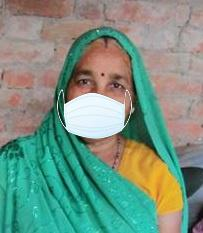
#> input picture data/with_mask/with_mask_1014.jpg, 203 x 233 px; its folder holds only this picture in this run
$ jupyter execute --allow-errors Face_Mask_Detection.ipynb
#> lines starting #> are read from the running program, lines starting #| are printed output that depends on the picture
# Face Fask Detection

## Import Data

[cell 1]
#Imports
import cv2 #import opencv
import os
import numpy as np
import matplotlib.pyplot as plt
import pickle as pl
import statistics as st
import random

[cell 2]
#Constants
FOLDER = "data/"
wm = "with_mask"
nm = "without_mask"
fp_wm =  os.path.join(FOLDER,wm)
fp_nm =  os.path.join(FOLDER,nm)

[cell 3]
print(fp_wm)

[cell 4]
print(fp_nm)

## Data Exploration

[cell 5]
#Count Number of Images
withMaskFiles = os.listdir(fp_wm)
#> (the rest of this cell did not finish here and is left out)

#> (a cell that did not finish here is left out)

### Chart showing Images with and without Masks
<p>This chart shows that there is a good balance between the images with and without mask which is promising in terms of model training</p>

[cell 7]
#Graph breakdown

label = np.array(["With Masks", "No Masks"])
#> (the rest of this cell did not finish here and is left out)

[cell 8]
# Get File Names and check attributes
withMaskFiles[0]

[cell 9]
# Use OpenCV to read file (cv2.COLOR_BGR2RGB this needed as OPENCV reverse RGB colors)
img = cv2.imread(os.path.join(fp_wm, withMaskFiles[0]))
#> img is the input picture: shape (233, 203, 3); mean B, G, R 130.2, 146.6, 119.4

[cell 10]
# Image shape 268x168 pixels, 3 color channels
img.shape
#> Out = (233, 203, 3)

[cell 11]
# Plot image #Convert from bgr to rgb
plt.imshow(cv2.cvtColor(img, cv2.COLOR_BGR2RGB))

[cell 12]
# Ok now lets check all img properties of with masks
property_wm_list = []
for img in os.listdir(fp_wm):
    img_props = cv2.imread(os.path.join(fp_wm , img))
    property_wm_list.append([img_props.shape ,img.split(".")[-1]])

<p>This shows all images in dataset are in color with 3 channels but they all vary in height and width. All photos will have to be reshaped before model training</p>

[cell 13]
# View shapes and suffix
for shape in property_wm_list:
    print(shape)

[cell 14]
# Get range of picture sizes for x
wm_min_x = min(i[0][0] for i in property_wm_list)
#> wm_min_x = 233
wm_max_x = max(i[0][0] for i in property_wm_list)
#> wm_max_x = 233
wm_mean_x = st.mean(i[0][0] for i in property_wm_list)
#> wm_mean_x = 233

[cell 15]
# Get range of picture sizes for y
wm_min_y = min(i[0][1] for i in property_wm_list)
#> wm_min_y = 203
wm_max_y = max(i[0][1] for i in property_wm_list)
#> wm_max_y = 203
wm_mean_y = st.mean(i[0][1] for i in property_wm_list)
#> wm_mean_y = 203

[cell 16]
# Ok now lets check all img properties of no mask
property_nm_list = []
#> (the rest of this cell did not finish here and is left out)

<p>This shows all images in no masks folder of dataset are also in color with 3 channels but they all vary in height and width. All photos will have to be reshaped before model training</p>

[cell 17]
# View shapes and suffix
for shape in property_nm_list:
    print(shape)

#> (a cell that did not finish here is left out)

#> (a cell that did not finish here is left out)

### Chart showing difference in size of photo in With Mask set
<p>This chart highlights that all images will have to be uniformly reshaped to fit input layer of model</p>

[cell 20]
# Plot max and min of with and with mask
label = np.array(["Min X", "Max X", "Mean X", "Min Y", "Max Y", "Mean Y"])
value = np.array([wm_min_x, wm_max_x, wm_mean_x, wm_min_y, wm_max_y, wm_mean_y])
#> value = [233, 233, 233, 203, 203, 203]

# Define colors for max, min, and mean bars
colors = ['blue', 'green', 'red', 'green', 'blue', 'red']

# Set the size of the figure
plt.figure(figsize=(12, 8))

# Plotting
fig, ax = plt.subplots()
bars = ax.bar(label, value, color=colors)

# Adding value labels to the bars
for bar, val in zip(bars, value):
    ax.text(bar.get_x() + bar.get_width() / 2, bar.get_height(), str(round(val, 2)),
            ha='center', va='bottom')

plt.title("Images Max, Min and Mean X and Y for With masks")
plt.show()
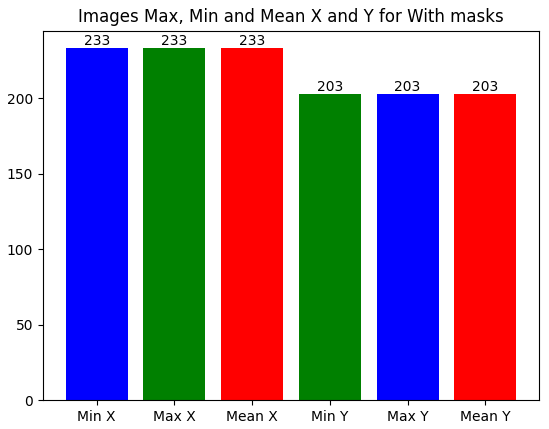
#> figure drawn by matplotlib, 1 panel

### Chart showing difference in size of photo in Without Mask set
<p>This chart highlights that all images will have to be uniformly reshaped to fit input layer of model</p>

[cell 21]
# Plot max and min of with and with out mask
label = np.array(["Min X", "Max X", "Mean X", "Min Y", "Max Y", "Mean Y"])
#> (the rest of this cell did not finish here and is left out)

## Data Preprocessing

### Create function to size data to input layer
<p>Guide for setting up CNN training data from https://neptune.ai/blog/transfer-learning-guide-examples-for-images-and-text-in-keras</p>

[cell 22]
training_data = []
sub_folders = os.listdir(FOLDER)
for folder in sub_folders:
    path = os.path.join(FOLDER, folder)
    classes = sub_folders.index(folder) #0,1 -> label for binary classification
    for img in os.listdir(path):
        # Read to array
        img_arr = cv2.imread(os.path.join(path,img))
        torgb = cv2.cvtColor(img_arr,cv2.COLOR_BGR2RGB)
        resize = cv2.resize(torgb,(225,225))
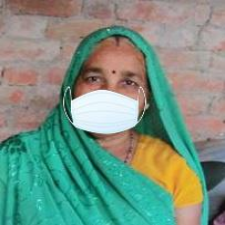
#> resize: shape (225, 225, 3); mean R, G, B 119.3, 146.4, 130.1
        training_data.append([resize, classes])
        break
print(training_data)
#> (printed output is left out)

[cell 23]
def create_training_data(pixelWidth, pixelHeight,folder):
#> called with pixelWidth = 224, pixelHeight = 224, folder = 'data/'
    training_data = []
    sub_folders = os.listdir(FOLDER)
    for folder in sub_folders:
        path = os.path.join(FOLDER, folder)
        classes = sub_folders.index(folder) #0,1 -> label for binary classification
        for img in os.listdir(path):
            try:
                # Read to array
                img_arr = cv2.imread(os.path.join(path,img))
                # BGR to RGB
                torgb = cv2.cvtColor(img_arr,cv2.COLOR_BGR2RGB)
                # Resize
                resize = cv2.resize(torgb,(pixelWidth,pixelHeight))
#> resize: shape (224, 224, 3)
                # Place in array
                training_data.append([resize, classes])
            except Exception as e:
                pass
    return training_data

[cell 24]
# Test function
td = []
td = create_training_data(224,224,FOLDER)
#> td = 1 item

[cell 25]
len(td)
#> Out = 1

[cell 26]
len(td[0])
#> Out = 2

[cell 27]
td[0][0]

### Shuffle data

[cell 28]
random.shuffle(td)

### Split labels and features

[cell 29]
x = []
y = []
for data,label in td:
    x.append(data)
    y.append(label)
#> this loop made 1 pass
#> label on pass 1: 0
#> after the loop, x = 1 item; y = [0]

### Convert x,y values to numpy array
<p>Planning to use a model from Keras library ResiNet /MobileNetV2 with input layer (224,224,3)

[cell 30]
X = np.array(x).reshape(-1,224,224,3)

[cell 31]
X.shape

[cell 32]
Y = np.array(y)
#> Y = [0]

$ run again, on data/with_mask/with_mask_1105.jpg
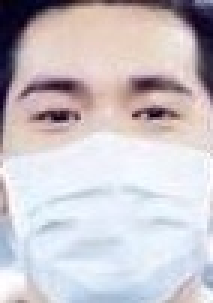
#> input picture data/with_mask/with_mask_1105.jpg, 71 x 101 px (shown 3 times larger)
#> img is the input picture: shape (101, 71, 3); mean B, G, R 202, 196.7, 202.9
#> `plt.show()`:
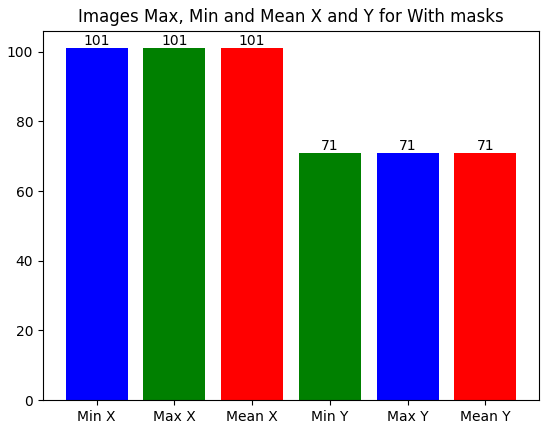
#> figure drawn by matplotlib, 1 panel
#> `resize = cv2.resize(torgb,(225,225))`:
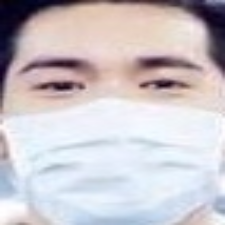
#> resize: shape (225, 225, 3); mean R, G, B 202.8, 196.6, 201.9
#> (printed output is left out)
#> td = 1 item
#> `len(td)`: Out = 1
#> `len(td[0])`: Out = 2
#> the loop `for data,label in td:` made 1 pass
#> label on pass 1: 0
#> after the loop `for data,label in td:`: x = 1 item; y = [0]

$ run again, on data/with_mask/with_mask_1116.jpg
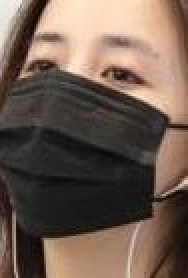
#> input picture data/with_mask/with_mask_1116.jpg, 94 x 139 px (shown 2 times larger)
#> img is the input picture: shape (139, 94, 3); mean B, G, R 79.8, 91.9, 109.9
#> `plt.show()`:
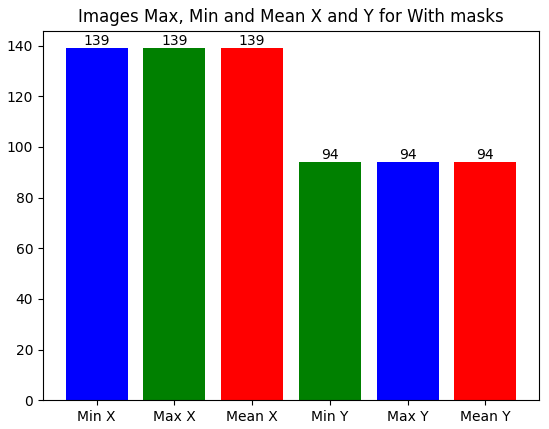
#> figure drawn by matplotlib, 1 panel
#> `resize = cv2.resize(torgb,(225,225))`:
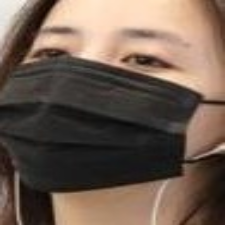
#> resize: shape (225, 225, 3); mean R, G, B 109.8, 91.8, 79.7
#> (printed output is left out)
#> td = 1 item
#> `len(td)`: Out = 1
#> `len(td[0])`: Out = 2
#> the loop `for data,label in td:` made 1 pass
#> label on pass 1: 0
#> after the loop `for data,label in td:`: x = 1 item; y = [0]

$ run again, on data/with_mask/with_mask_1158.jpg
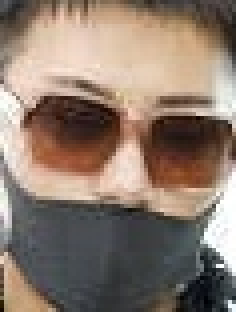
#> input picture data/with_mask/with_mask_1158.jpg, 59 x 78 px (shown 4 times larger)
#> img is the input picture: shape (78, 59, 3); mean B, G, R 109.7, 122.4, 140.1
#> `plt.show()`:
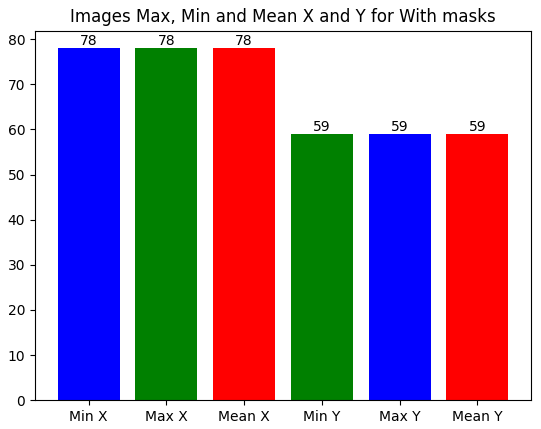
#> figure drawn by matplotlib, 1 panel
#> `resize = cv2.resize(torgb,(225,225))`:
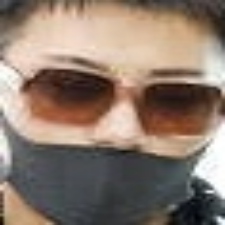
#> resize: shape (225, 225, 3); mean R, G, B 140, 122.3, 109.6
#> (printed output is left out)
#> td = 1 item
#> `len(td)`: Out = 1
#> `len(td[0])`: Out = 2
#> the loop `for data,label in td:` made 1 pass
#> label on pass 1: 0
#> after the loop `for data,label in td:`: x = 1 item; y = [0]

$ run again, on data/with_mask/with_mask_1049.jpg
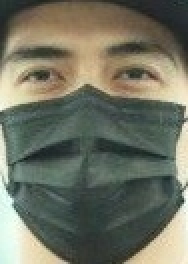
#> input picture data/with_mask/with_mask_1049.jpg, 94 x 132 px (shown 2 times larger)
#> img is the input picture: shape (132, 94, 3); mean B, G, R 98.6, 113.9, 111.7
#> `plt.show()`:
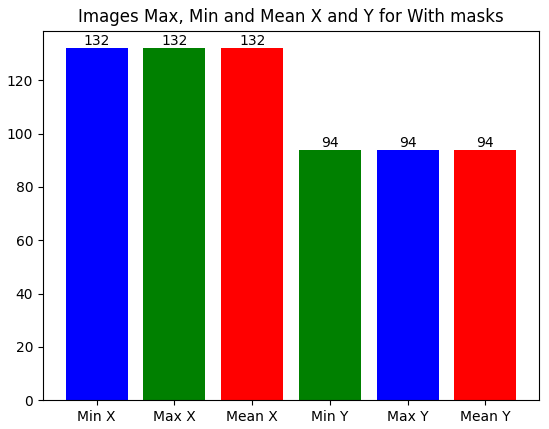
#> figure drawn by matplotlib, 1 panel
#> `resize = cv2.resize(torgb,(225,225))`:
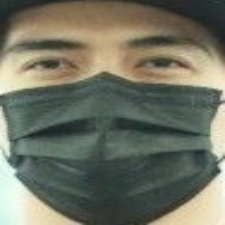
#> resize: shape (225, 225, 3); mean R, G, B 111.6, 113.8, 98.5
#> (printed output is left out)
#> td = 1 item
#> `len(td)`: Out = 1
#> `len(td[0])`: Out = 2
#> the loop `for data,label in td:` made 1 pass
#> label on pass 1: 0
#> after the loop `for data,label in td:`: x = 1 item; y = [0]
